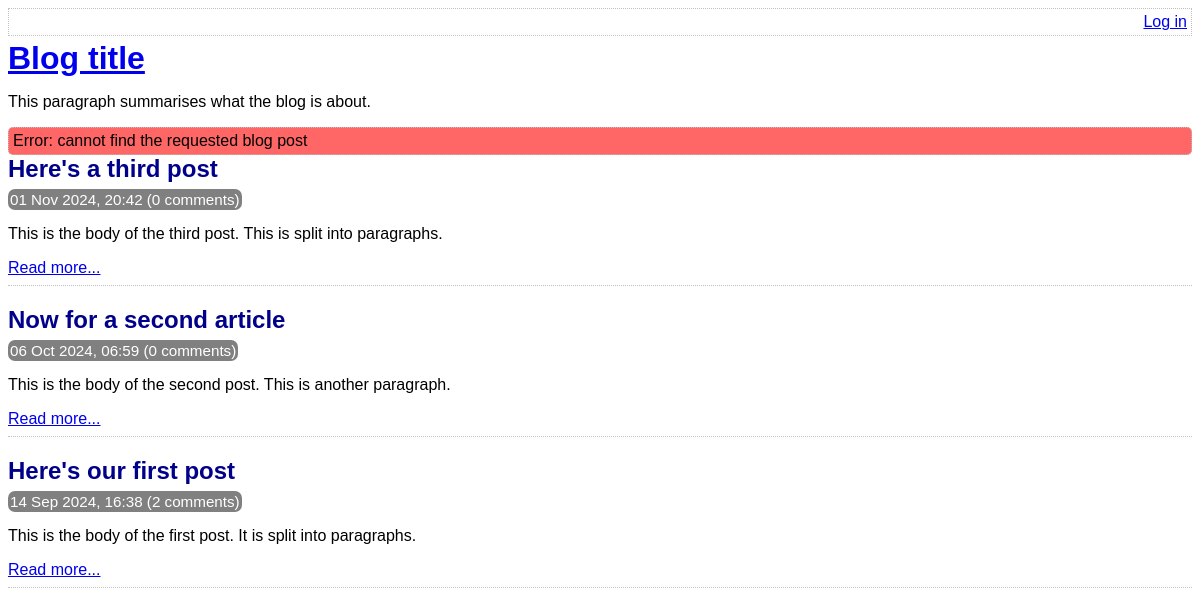
/index.php?not-found=1, run on the app's committed database.
### tables this page shows
CREATE TABLE post (
    id INTEGER PRIMARY KEY AUTOINCREMENT NOT NULL,
    title VARCHAR NOT NULL,
    body VARCHAR NOT NULL,
    user_id INTEGER NOT NULL,
    created_at VARCHAR NOT NULL,
    updated_at VARCHAR,
    FOREIGN KEY (user_id) REFERENCES user(id)
);

### lib/common.php (called while the page is built, shortened)
<?php
function htmlEscape($html)
{
    return htmlspecialchars($html, ENT_HTML5, 'UTF-8');
}
function convertSqlDate($sqlDate)
{
    $date = DateTime::createFromFormat('Y-m-d H:i:s', $sqlDate);
    return $date->format('d M Y, H:i');
}
function getAllPosts(PDO $pdo)
{
    $stmt = $pdo->query(
        'SELECT
            id, title, created_at, body
        FROM
            post
        ORDER BY
            created_at DESC'
    );
    return $stmt->fetchAll(PDO::FETCH_ASSOC);
}
function countCommentsForPost(PDO $pdo, $postId)
{
    $sql = "
        SELECT
            COUNT(*) c
        FROM
            comment
        WHERE
            post_id = :post_id
    ";
    $stmt = $pdo->prepare($sql);
    $stmt->execute(
        array('post_id' => $postId, )
    );
    return (int) $stmt->fetchColumn();
}

### index.php (the view, shortened to what this page needs)
<?php
require_once 'lib/common.php';
$pdo = getPDO();
$posts = getAllPosts($pdo);
$notFound = isset($_GET['not-found']);
?>
<!DOCTYPE html>
<html>
    <head>
        <?php require 'templates/head.php' ?>
    </head>
    <body>
        <?php require 'templates/title.php' ?>
        <?php if ($notFound): ?>
            <div class="error box">
                Error: cannot find the requested blog post
            </div>
        <?php endif ?>
        <div class="post-list">
            <?php foreach ($posts as $post): ?>
                <div class="post-synopsis">
                    <h2>
                        <?php echo htmlEscape($post['title']) ?>
                    </h2>
                    <div class="meta">
                        <?php echo convertSqlDate($post['created_at']) ?>
                        (<?php echo countCommentsForPost($pdo, $post['id']) ?> comments)
                    </div>
                    <p>
                        <?php echo htmlEscape($post['body']) ?>
                    </p>
                    <div class="post-controls">
                        <a
                            href="view-post.php?post_id=<?php echo $post['id'] ?>"
                        >Read more...</a>
                    </div>
                </div>
            <?php endforeach ?>
        </div>
    </body>
</html>

### assets/main.css (style rules this page uses)
.box { border: 1px dotted silver; border-radius: 5px; padding: 4px; }
.error { background-color: #ff6666; }
h1, h2, h3 { margin-top: 0; margin-bottom: 8px; }
body { font-family: sans-serif; }
.post-synopsis { padding-bottom: 8px; border-bottom: 1px dotted silver; margin-bottom: 20px; }
.post-synopsis h2, .post h2 { color: darkblue; }
.post .date, .post-synopsis .meta { color: white; background-color: grey; border-radius: 7px; padding: 2px; display: inline; font-size: 0.95em; }

### data on the page
post: title "Here's a third post", created_at "01 Nov 2024, 20:42", id "0", body "This is the body of the third post. This is split into paragraphs."
post: title "Now for a second article", created_at "06 Oct 2024, 06:59", id "0", body "This is the body of the second post. This is another paragraph."
post: title "Here's our first post", created_at "14 Sep 2024, 16:38", id "2", body "This is the body of the first post. It is split into paragraphs."
